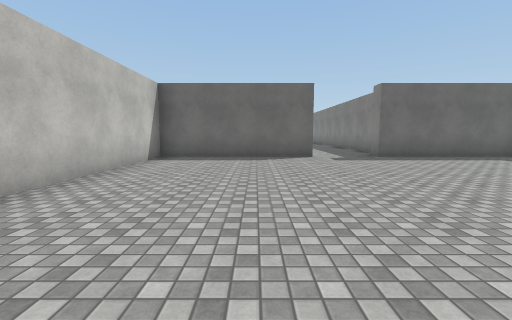
view 1 (above)

18 first-person views from a walk through a Unity game level. The camera is 1.4 m above the floor, tilts 6° down and sees 90° across. The floor is counted in squares, 2 m on a side. Each view is taken from the middle of a square. On the plan, view 1 faces up. The plan holds only what a view shows up to about 9 squares ahead; the rest is blank. The place goes on beyond the plan. The player character is not drawn. Surface patterns are stand-ins for the level's own textures.

view 2
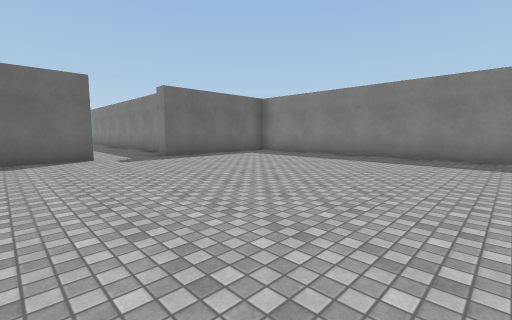

view 3
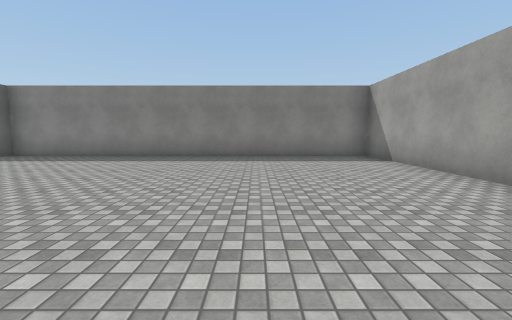

view 4
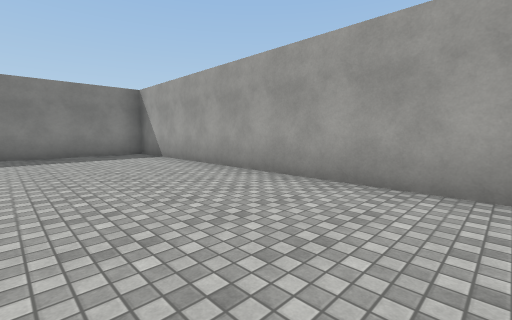

view 5
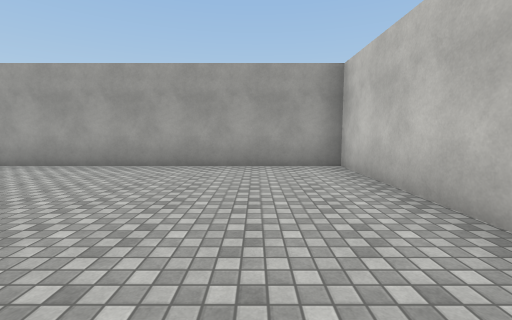

view 6
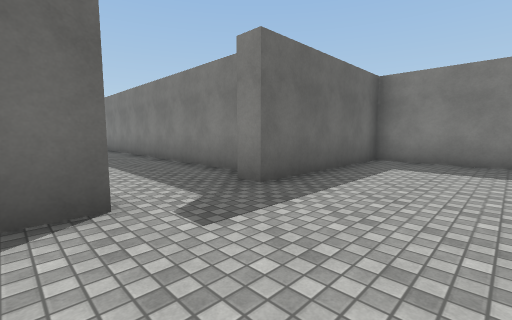

view 7
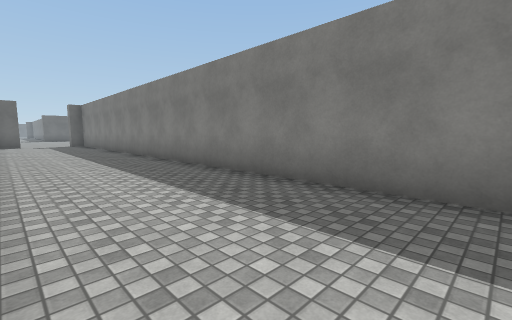

view 8
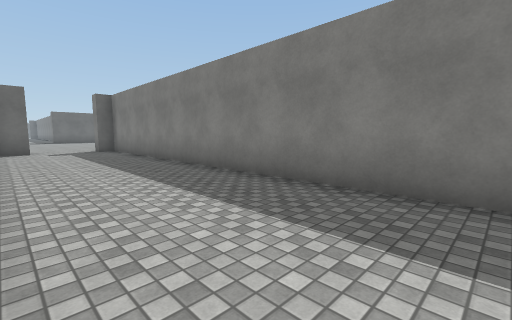

view 9
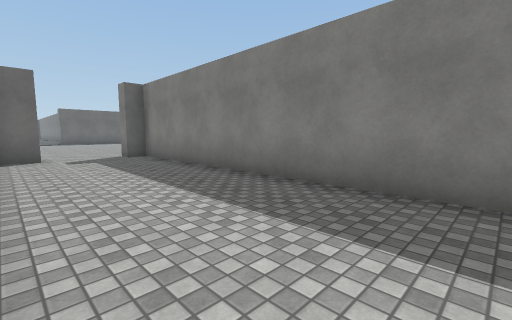

view 10
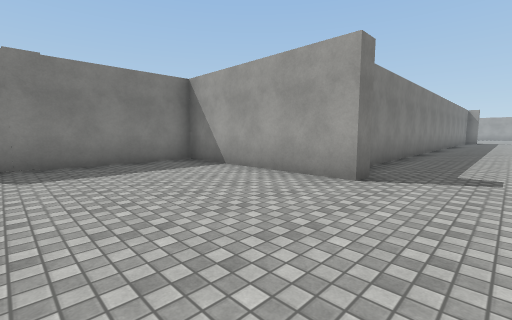

view 11
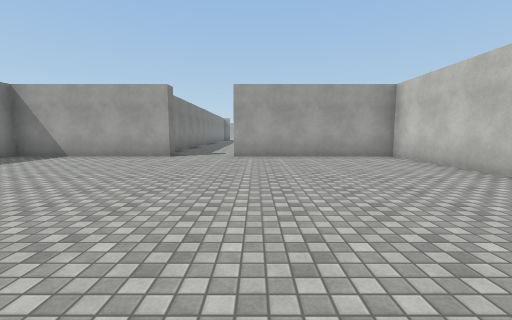

view 12
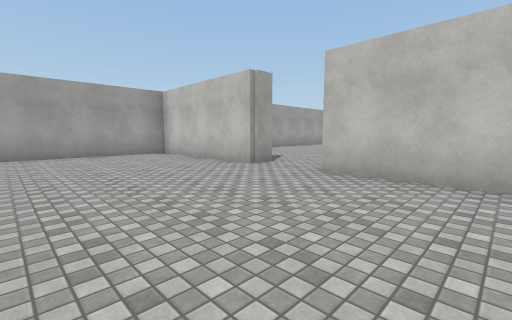

view 13
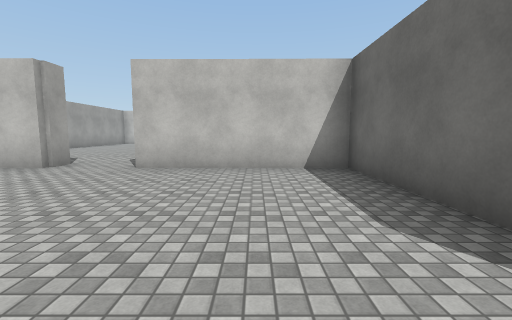

view 14
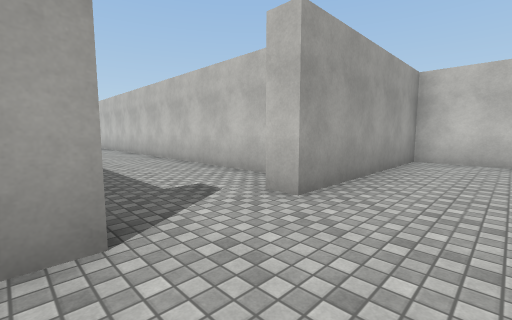

view 15
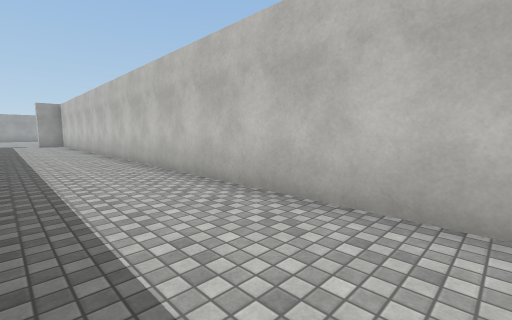

view 16
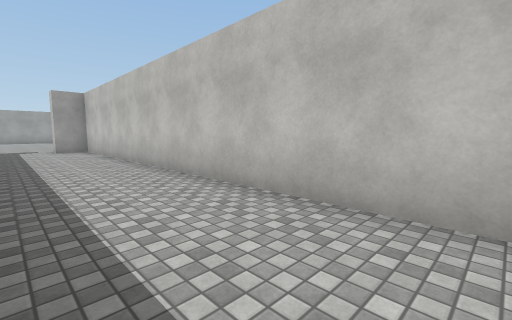

view 17
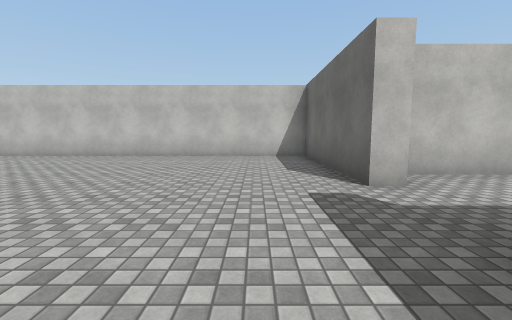

view 18
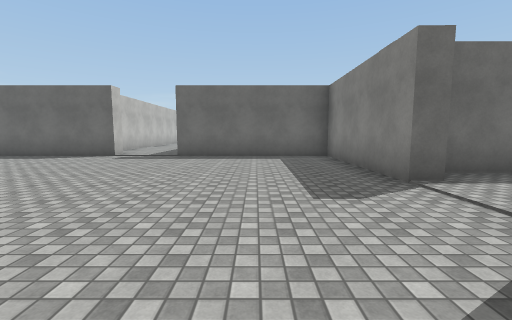

### Floor plan
Points are (right, up) in squares from view 1. A wall is a line through its corners. A room is listed if a view was taken in it or the views show most of it. See-through windows are left out.
Room 1 (views 1, 2, 3, 4, 5, 6, 7, 8, 9, 15, 16, 17)
walls: (1.1, 8) (1.7, 8) (1.7, 7.5) (-2.8, 7.5) (-2.8, -3.4) (7.9, -3.4) (8, 7.5) (3.6, 7.5) (3.6, 8); (4.1, 8.5) (4.1, 24.8); (0.7, 24.1) (0.7, 8.5); (3.6, 24.8) (3.6, 25.3); (1.7, 25.3) (1.7, 24.8) (0.9, 24.8)
ways out: opening at (2.5, 25) to room 2
Room 2 (views 10, 11, 12, 13, 14, 18)
walls: (1.7, 35.9) (-3.1, 35.9) (-3.1, 31.5); (3.6, 25.3) (8.2, 25.3); (8.7, 31.6) (8, 31.6) (8, 35.9) (3.5, 35.9); (8.2, 28.2) (8.2, 28.9); (-3.2, 29.8) (-3.2, 25.3) (1.7, 25.3); (8, 25.2) (8, 28.5)
ways out: opening at (2.5, 25) to room 1; opening at (-3.5, 30.5); opening at (2.5, 36); opening at (8, 30.5)

Where each view was taken, in squares from view 1:
view 1: 0 up, 0 right, facing up
view 2: 0 up, 0 right, facing up-right
view 3: 0 up, 0 right, facing right
view 4: 0 up, 1 left, facing down-right
view 5: 2 up, 1 left, facing down
view 6: 5 up, 1 right, facing up-right
view 7: 9 up, 1 right, facing up-right
view 8: 14 up, 1 right, facing up-right
view 9: 17 up, 1 right, facing up-right
view 10: 29 up, 2 right, facing down-right
view 11: 33 up, 1 right, facing down
view 12: 34 up, 1 right, facing down-left
view 13: 34 up, 2 right, facing left
view 14: 27 up, 4 right, facing down-left
view 15: 24 up, 3 right, facing down-left
view 16: 19 up, 3 right, facing down-left
view 17: 6 up, 5 right, facing left
view 18: 28 up, 6 right, facing up
